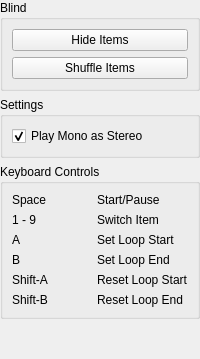
       <widget class="QWidget" name="widget" native="true">
        <layout class="QVBoxLayout" name="verticalLayout_4">
         <property name="leftMargin">
          <number>0</number>
         </property>
         <property name="topMargin">
          <number>0</number>
         </property>
         <property name="rightMargin">
          <number>0</number>
         </property>
         <property name="bottomMargin">
          <number>0</number>
         </property>
         <item>
          <widget class="QGroupBox" name="Expert">
           <property name="sizePolicy">
            <sizepolicy hsizetype="Preferred" vsizetype="Minimum">
             <horstretch>0</horstretch>
             <verstretch>0</verstretch>
            </sizepolicy>
           </property>
           <property name="minimumSize">
            <size>
             <width>0</width>
             <height>0</height>
            </size>
           </property>
           <property name="maximumSize">
            <size>
             <width>16000000</width>
             <height>16777215</height>
            </size>
           </property>
           <property name="title">
            <string>Blind</string>
           </property>
           <layout class="QVBoxLayout" name="verticalLayout_2">
            <property name="leftMargin">
             <number>9</number>
            </property>
            <property name="topMargin">
             <number>9</number>
            </property>
            <property name="rightMargin">
             <number>9</number>
            </property>
            <property name="bottomMargin">
             <number>9</number>
            </property>
            <item>
             <widget class="QPushButton" name="button_hideShow">
              <property name="sizePolicy">
               <sizepolicy hsizetype="Minimum" vsizetype="Minimum">
                <horstretch>0</horstretch>
                <verstretch>0</verstretch>
               </sizepolicy>
              </property>
              <property name="minimumSize">
               <size>
                <width>130</width>
                <height>0</height>
               </size>
              </property>
              <property name="text">
               <string>Hide Items</string>
              </property>
             </widget>
            </item>
            <item>
             <widget class="QPushButton" name="button_shuffle">
              <property name="sizePolicy">
               <sizepolicy hsizetype="Minimum" vsizetype="Minimum">
                <horstretch>0</horstretch>
                <verstretch>0</verstretch>
               </sizepolicy>
              </property>
              <property name="text">
               <string>Shuffle Items</string>
              </property>
             </widget>
            </item>
           </layout>
          </widget>
         </item>
         <item>
          <widget class="QGroupBox" name="groupBox_2">
           <property name="title">
            <string>Settings</string>
           </property>
           <layout class="QVBoxLayout" name="verticalLayout_3">
            <item>
             <widget class="QCheckBox" name="checkBox_playMonoAsStereo">
              <property name="text">
               <string>Play Mono as Stereo</string>
              </property>
              <property name="checked">
               <bool>true</bool>
              </property>
             </widget>
            </item>
           </layout>
          </widget>
         </item>
         <item>
          <widget class="QGroupBox" name="groupBox_3">
           <property name="title">
            <string>Keyboard Controls</string>
           </property>
           <layout class="QGridLayout" name="gridLayout">
            <item row="0" column="0">
             <widget class="QLabel" name="label_3">
              <property name="text">
               <string>Space</string>
              </property>
             </widget>
            </item>
            <item row="0" column="1">
             <widget class="QLabel" name="label_9">
              <property name="text">
               <string>Start/Pause</string>
              </property>
             </widget>
            </item>
            <item row="1" column="0">
             <widget class="QLabel" name="label_10">
              <property name="text">
               <string>1 - 9</string>
              </property>
             </widget>
            </item>
            <item row="3" column="0">
             <widget class="QLabel" name="label_12">
              <property name="text">
               <string>B</string>
              </property>
             </widget>
            </item>
            <item row="1" column="1">
             <widget class="QLabel" name="label_11">
              <property name="text">
               <string>Switch Item</string>
              </property>
             </widget>
            </item>
            <item row="5" column="0">
             <widget class="QLabel" name="label_14">
              <property name="text">
               <string>Shift-B</string>
              </property>
             </widget>
            </item>
            <item row="2" column="0">
             <widget class="QLabel" name="label_13">
              <property name="text">
               <string>A</string>
              </property>
             </widget>
            </item>
            <item row="5" column="1">
             <widget class="QLabel" name="label_18">
              <property name="text">
               <string>Reset Loop End</string>
              </property>
             </widget>
            </item>
            <item row="2" column="1">
             <widget class="QLabel" name="label_16">
              <property name="text">
               <string>Set Loop Start</string>
              </property>
             </widget>
            </item>
            <item row="4" column="1">
             <widget class="QLabel" name="label_20">
              <property name="text">
               <string>Reset Loop Start</string>
              </property>
             </widget>
            </item>
            <item row="3" column="1">
             <widget class="QLabel" name="label_17">
              <property name="text">
               <string>Set Loop End</string>
              </property>
             </widget>
            </item>
            <item row="4" column="0">
             <widget class="QLabel" name="label_19">
              <property name="text">
               <string>Shift-A</string>
              </property>
             </widget>
            </item>
           </layout>
          </widget>
         </item>
         <item>
          <spacer name="verticalSpacer_2">
           <property name="orientation">
            <enum>Qt::Vertical</enum>
           </property>
           <property name="sizeHint" stdset="0">
            <size>
             <width>20</width>
             <height>40</height>
            </size>
           </property>
          </spacer>
         </item>
        </layout>
       </widget>
